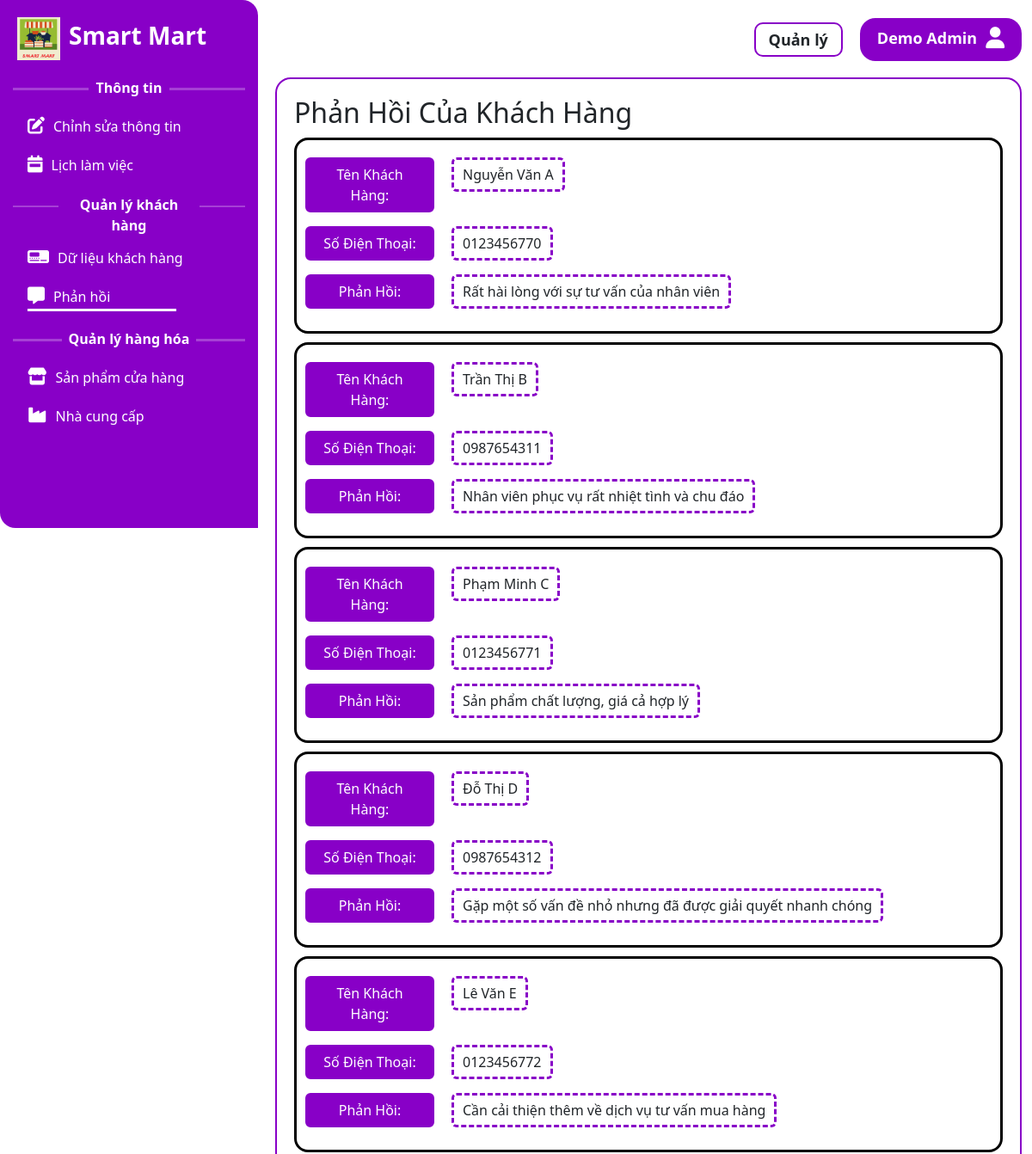
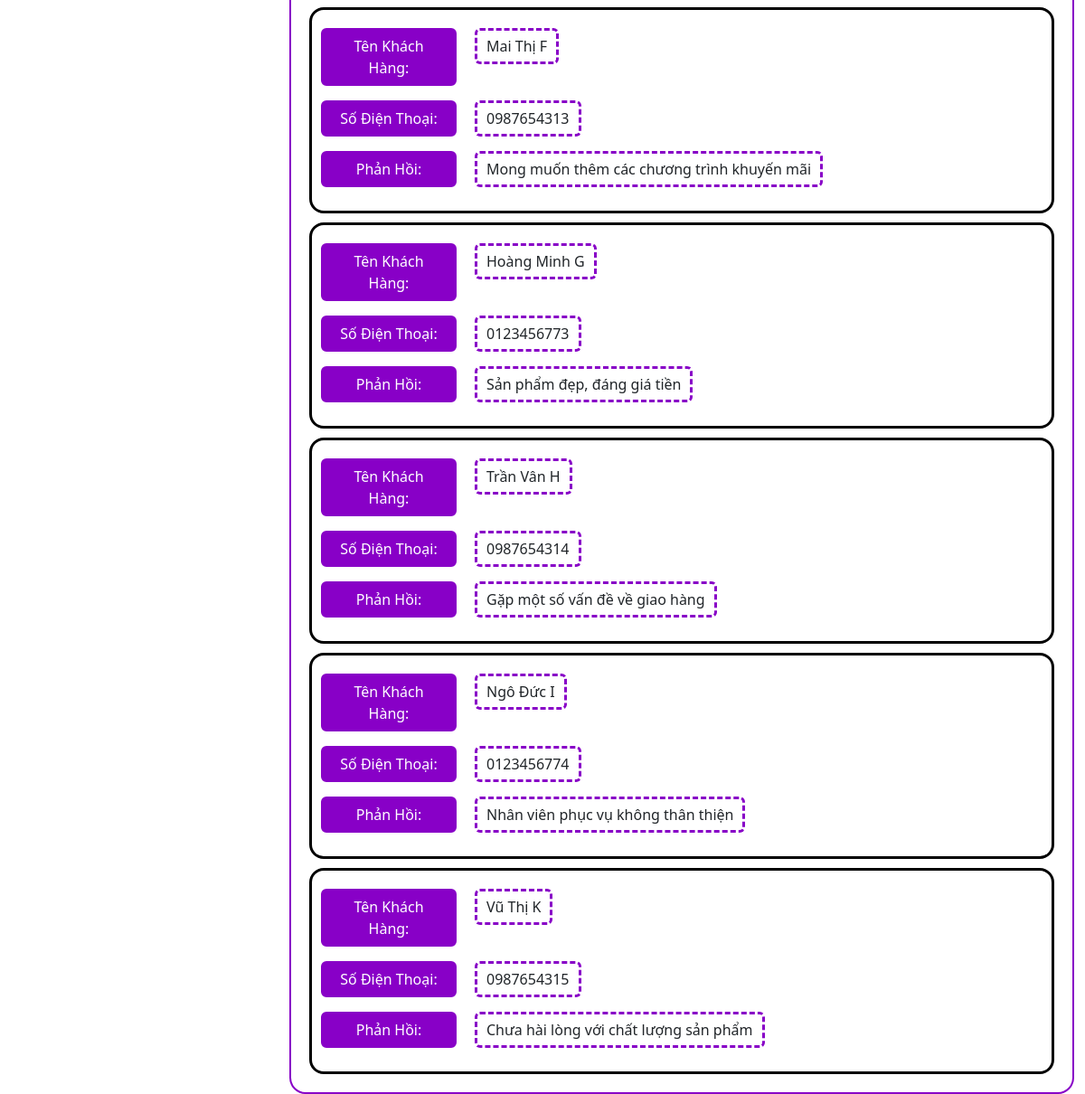
Page /admin/khachhang/pagefeedback.php (signed in) on the committed database (2 pictures, top to bottom).
### tables this page shows
CREATE TABLE NhanVien (
    MaNV VARCHAR(20) PRIMARY KEY,
    HoTen VARCHAR(255) NOT NULL,
    NgaySinh DATE,
    GioiTinh VARCHAR(10),
    DiaChi VARCHAR(255),
    SoDienThoai VARCHAR(20) NOT NULL,
    Email VARCHAR(100) NOT NULL,
		Password_admin VARCHAR(255) NOT NULL,
    ChucVu VARCHAR(50),
    Luong DECIMAL(18, 2),
    NgayBatDauLamViec DATE
);

CREATE TABLE CommentPage(
	ID INT AUTO_INCREMENT PRIMARY KEY,
	MaKH INT NOT NULL,
	FOREIGN KEY (MaKH) REFERENCES khachhang(MaKH),
	idReport INT NOT NULL,
	FOREIGN KEY (idReport) REFERENCES Report(ID),
	ReComment LONGTEXT
);

CREATE TABLE KhachHang (
    MaKH INT AUTO_INCREMENT PRIMARY KEY,
    HoTen VARCHAR(255) NOT NULL,
    NgaySinh DATE,
    GioiTinh VARCHAR(10),
    DiaChi VARCHAR(255),
    SoDienThoai VARCHAR(20) NOT NULL,
    Email VARCHAR(100) NOT NULL,
		Password_user VARCHAR(255) NOT NULL
);

### admin/khachhang/pagefeedback.php (the view, shortened to what this page needs)
<?php
    $admin_email = $_SESSION['admin_email'];
    $localhost = "localhost";
    $username = "root";
    $password = "";
    $dbname = "sieuthi";
    $conn = new mysqli($localhost, $username, $password, $dbname);
    $admin = "";
    $sql = "SELECT HoTen, ChucVu FROM NhanVien WHERE Email='$admin_email'";
    $result = $conn->query($sql);
    if ($result->num_rows > 0) {
        $admin = $result->fetch_assoc();
    }
    $sqlpage = "SELECT KhachHang.HoTen, KhachHang.SoDienThoai, CommentPage.ReComment
                FROM KhachHang
                INNER JOIN CommentPage ON KhachHang.MaKH = CommentPage.MaKH";
    $resultpage = $conn->query($sqlpage);
?>
<!DOCTYPE html>
<html lang="en">
<head>
    <link rel="stylesheet" href="https://cdnjs.cloudflare.com/ajax/libs/bootstrap/5.0.1/css/bootstrap.min.css" />
    <link rel="stylesheet" href="https://cdnjs.cloudflare.com/ajax/libs/font-awesome/6.1.1/css/all.min.css" />
    <link rel="stylesheet" href="./khachhang.css">
</head>
<body>
    <div class="container-fluid">
        <div class="header">
            <div id="bg-left" style="border-top-right-radius: 18px;">
                <div class="logo" >
                    <div class="img_logo">
                        <a href="./../home/home.php">
                            <img src="./../Image/logo.png" alt="">
                        </a>
                    </div>
                    <div class="name_logo">
                        <h3>
                            <a href="./../home/home.php">Smart Mart</a>
                        </h3>
                    </div>
                </div>
            </div>
            <div class="user_name ">
                <div class="ChucVu" style="font-weight: bold;  margin-right: 20px; margin-top: 5px; font-size: 18px; border: 2px solid rgb(136, 0, 199); border-radius: 10px; padding: 5px 15px; height: 40px;">
                    <?php echo $admin['ChucVu']; ?>
                </div>
                <a href="#">
                    <div class="name" style="font-weight: bold;  margin-right: 10px; font-size: 18px;">
                        <?php echo $admin['HoTen']; ?>
                    </div>
                    <i class="fas fa-user"></i>
                </a>
            </div>
        </div>
        <div class="content_menu" style="display: flex; ">
            <div id="bg-left" style="padding-bottom: 100px; border-bottom-left-radius: 18px;">
                <div class="list_menu">
                        <div class="line_menu">
                            <hr>
                            <div class="text">Thông tin</div>
                            <hr>
                        </div>
                    <ul>
                        <li>
                            <a class="item" href="./../nhanvien/search_nhanvien.php">
                                <div class="icon">
                                    <i class="fas fa-edit"></i>
                                </div>
                                <div class="text">
                                    Chỉnh sửa thông tin
                                </div>
                            </a>
                        </li>
                        <li>
                            <a class="item" href="./../lichlamviec/your_main_page.php">
                                <div class="icon">
                                    <i class="fas fa-calendar-week"></i>
                                </div>
                                <div class="text">
                                    Lịch làm việc
                                </div>
                            </a>
                        </li>
                </div>
                <div class="list_menu" style="margin-top: 20px;">
                        <div class="line_menu">
                            <hr style="height: 2px; margin-top: 13px;">
                            <div class="text" style="width: 800px;">Quản lý khách hàng</div>
                            <hr style="height: 2px; margin-top: 13px;">
                        </div>
                    <ul>
                        <li>
                            <a class="item" href="./../khachhang/search_khachhang.php" >
                                <div class="icon">
                                    <i class="fas fa-digital-tachograph"></i>
                                </div>
                                <div class="text">
                                    Dữ liệu khách hàng
                                </div>
                            </a>
                        </li>
                        <li>
                            <a class="item" href="./../khachhang/pagefeedback.php"  style="border-bottom: 3px solid white; width: 173px;">
                                <div class="icon">
                                    <i class="fas fa-comment-alt"></i>
                                </div>
                                <div class="text">
                                    Phản hồi
                                </div>
                            </a>
                        </li>
                    </ul>
                </div>
                <div class="list_menu" style="margin-top: 20px;">
                        <div class="line_menu">
                            <hr>
                            <div class="text" style="width: 700px;">Quản lý hàng hóa</div>
                            <hr>
                        </div>
                    <ul>
                        <li>
                            <a class="item" href="./../hanghoa/product_management.php">
                                <div class="icon">
                                    <i class="fas fa-store"></i>
                                </div>
                                <div class="text">
                                    Sản phẩm cửa hàng
                                </div>
                            </a>
                        </li>
                        <li>
                            <a class="item" href="./../hanghoa/supplier_management.php">
                                <div class="icon">
                                    <i class="fa-solid fa-industry"></i>
                                </div>
                                <div class="text">
                                    Nhà cung cấp
                                </div>
                            </a>
                        </li>
                    </ul>
                </div>
            </div>
            <div class="container content">
            <h2>Phản Hồi Của Khách Hàng </h2>
            <?php if ($resultpage->num_rows > 0): ?>
                <?php while ($row = $resultpage->fetch_assoc()):?>
                    <div style="border: 3px solid black; margin-top: 10px; padding: 20px 10px 10px 10px ; border-radius: 16px; ">
                        <div class="feedback" style="display: flex;">
                            <p style="width: 150px; background-color: rgb(136, 0, 199); color: white; padding: 5px 10px; border-radius: 6px; text-align: center; border: 3px solid rgb(136, 0, 199);">Tên Khách Hàng:</p> <span style="margin-left: 20px; padding: 5px 10px; border: 3px dashed rgb(136, 0, 199);height: 100%; border-radius: 6px;"><?php echo  $row['HoTen']; ?></span>
                        </div>
                        <div class="feedback" style="display: flex;">
                            <p style="width: 150px; background-color: rgb(136, 0, 199); color: white; padding: 5px 10px; border-radius: 6px; text-align: center; border: 3px solid rgb(136, 0, 199);">Số Điện Thoại:</p> <span style="margin-left: 20px; padding: 5px 10px; border: 3px dashed rgb(136, 0, 199);height: 100%; border-radius: 6px;"><?php echo $row['SoDienThoai']; ?></span>
                        </div>
                        <div class="feedback" style="display: flex;">
                            <p style="width: 150px; background-color: rgb(136, 0, 199); color: white; padding: 5px 10px; border-radius: 6px; text-align: center; border: 3px solid rgb(136, 0, 199);">Phản Hồi:</p> <span style="margin-left: 20px; padding: 5px 10px; border: 3px dashed rgb(136, 0, 199);height: 100%; border-radius: 6px;"><?php echo $row['ReComment']; ?></span>
                        </div>
                    </div>
                <?php endwhile; ?>
            <?php else: ?>
                <?php echo "Không có phản hồi nào từ khách hàng."; ?>
            <?php endif; ?>
        </div>
        </div>
    </div>
</body>
</html>

### admin/khachhang/khachhang.css (style rules this page uses)
* { font-family: 'Segoe UI', Tahoma, Geneva, Verdana, sans-serif; margin: 0; padding: 0; }
:root { --color-icon:rgb(255, 255, 255); --color-item-text: rgb(81, 81, 81); --background: rgb(227, 227, 227); --background-menu: rgb(136, 0, 199); --bg-color-header: rgb(247, 190, 190); --bg-color-item: rgb(243, 243, 243); --font-size-item-text: 16px; --border-radius: 6px; }
.header { display: flex; justify-content: space-between; border-bottom-right-radius: 18px; padding-right: 12px; margin-right: -12px; }
#bg-left { margin-left: -12px; width: 300px; background-color: var(--background-menu) ; height: 100%; }
.logo { width: 50px; padding: 20px; display: flex; }
.logo .img_logo img { width: 50px; }
.logo .name_logo h3 { width: 200px; margin-top: 5px; margin-left: 10px; }
.logo .name_logo h3 a { text-decoration: none; font-weight: bold; color: rgb(255, 255, 255); }
.user_name { margin-top: 6px; padding-top: 15px; display: flex; }
.user_name a { display: flex; font-size: 25px; background-color: var(--background-menu); padding: 10px 20px; border-radius: 18px; height: 50px; color: var(--color-icon); text-decoration: none; }
.line_menu { display: flex; width: 90%; margin: auto; }
.line_menu hr { width: 100%; height: 3px; margin-top: 12px; color: white; }
.line_menu .text { text-align: center; font-weight: bold; padding: 0px 5px; color: white; width: 100%; }
.list_menu ul { list-style: none; }
.list_menu a { text-decoration: none; }
.list_menu .item { margin-top: 10px; margin-bottom: 15px; display: flex; color: white; }
.list_menu .item .icon { font-size: 20px; }
.list_menu .item .text { margin-top: 4px; margin-left: 10px; font-size: 16px; }
.content { border:2px solid var(--background-menu); border-radius: 18px; margin-left: 20px; padding: 20px; }

### rows in the picture
nhanvien: ChucVu "Quản lý", HoTen "Demo Admin"
commentpage: MaKH.HoTen "Nguyễn Văn A", MaKH.SoDienThoai "0123456770", ReComment "Rất hài lòng với sự tư vấn của nhân viên"
commentpage: MaKH.HoTen "Trần Thị B", MaKH.SoDienThoai "0987654311", ReComment "Nhân viên phục vụ rất nhiệt tình và chu đáo"
commentpage: MaKH.HoTen "Phạm Minh C", MaKH.SoDienThoai "0123456771", ReComment "Sản phẩm chất lượng, giá cả hợp lý"
commentpage: MaKH.HoTen "Đỗ Thị D", MaKH.SoDienThoai "0987654312", ReComment "Gặp một số vấn đề nhỏ nhưng đã được giải quyết nhanh chóng"
commentpage: MaKH.HoTen "Lê Văn E", MaKH.SoDienThoai "0123456772", ReComment "Cần cải thiện thêm về dịch vụ tư vấn mua hàng"
commentpage: MaKH.HoTen "Mai Thị F", MaKH.SoDienThoai "0987654313", ReComment "Mong muốn thêm các chương trình khuyến mãi"
commentpage: MaKH.HoTen "Hoàng Minh G", MaKH.SoDienThoai "0123456773", ReComment "Sản phẩm đẹp, đáng giá tiền"
commentpage: MaKH.HoTen "Trần Vân H", MaKH.SoDienThoai "0987654314", ReComment "Gặp một số vấn đề về giao hàng"
commentpage: MaKH.HoTen "Ngô Đức I", MaKH.SoDienThoai "0123456774", ReComment "Nhân viên phục vụ không thân thiện"
commentpage: MaKH.HoTen "Vũ Thị K", MaKH.SoDienThoai "0987654315", ReComment "Chưa hài lòng với chất lượng sản phẩm"
